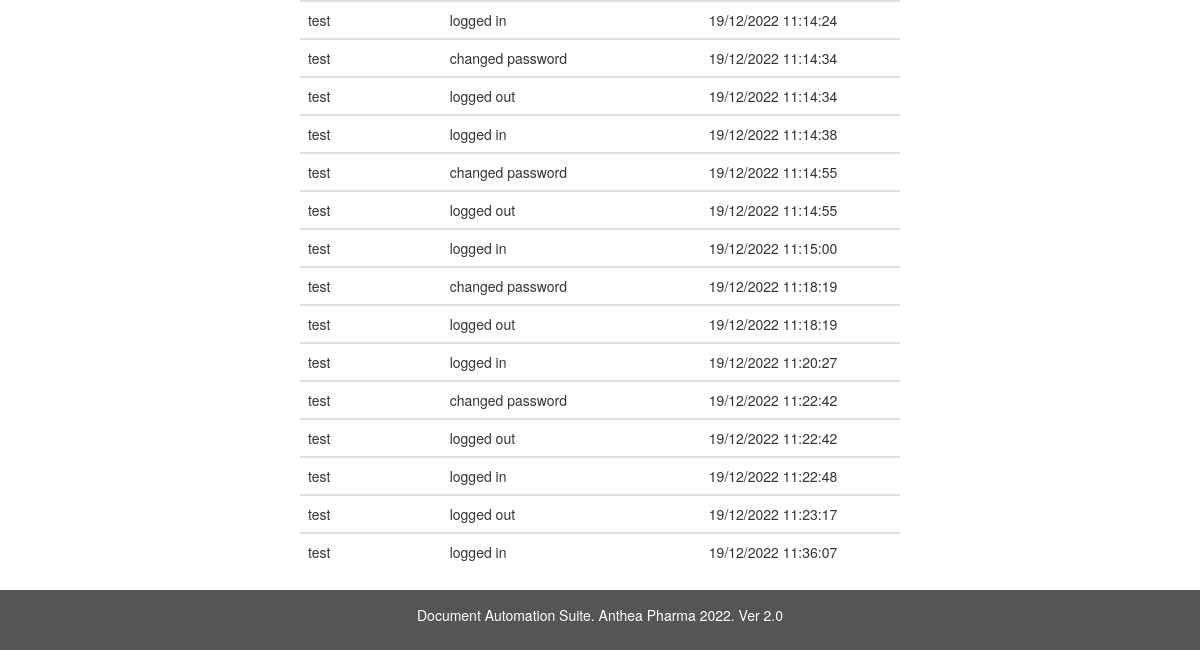
The page /logs (signed in, lower part) on the database as committed earlier.
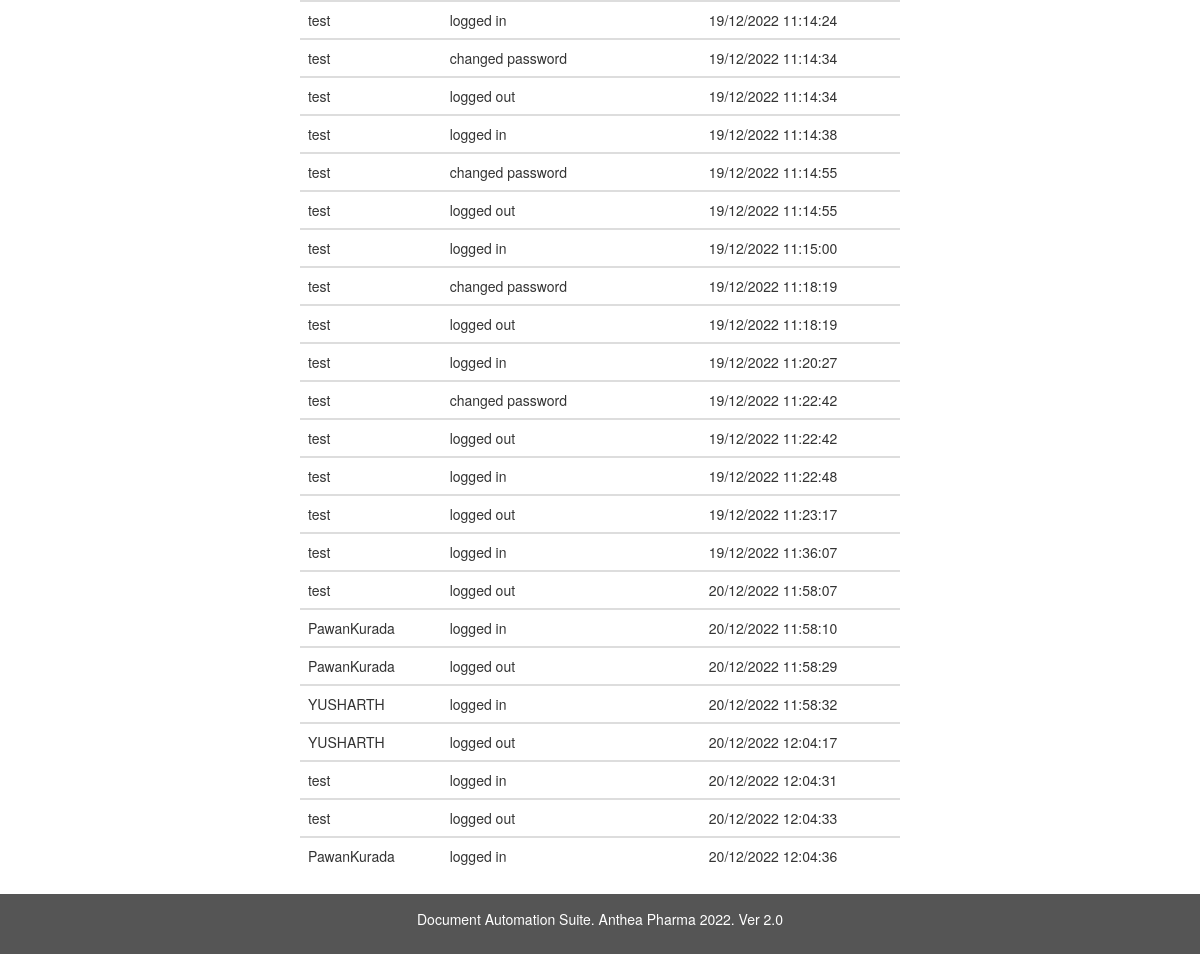
The same page on the database as committed later.
### imp_calc/models.py (models this page shows, shortened)
class Logs(db.Model):
    id = db.Column(db.Integer, primary_key=True)
    user_id =  db.Column(db.Integer,db.ForeignKey('user.id'))
    activity = db.Column(db.String(length=50),nullable = False)
    dt_string = db.Column(db.String(length=60),nullable = False)

class User(db.Model, UserMixin):
    id = db.Column(db.Integer(),primary_key = True)
    is_activate = db.Column(db.Boolean, default=True)
    username = db.Column(db.String(length=12),nullable = False, unique = True)
    role = db.Column(db.String(length=1),nullable=False)
    password_hash = db.Column(db.String(length=60),nullable = False)
    created_at = db.Column(db.DateTime, nullable = False, default= datetime.utcnow)
    logs = relationship("Logs", backref="UserLogs")
    @property
    def is_active(self):
        return self.is_activate
    @property
    def password(self):
        return self.password

### imp_calc/routes.py (the view)
@app.route('/logs')
def RetrieveLogsList():
    print(current_user.role)
    if current_user.role == 'a':
        logs = db.session.query(Logs, User.username).join(User, User.id == Logs.user_id, isouter=True)
    elif current_user.role == 'm':
        print("This is coming till here")
        logs = db.session.query(Logs, User.username).join(User, User.id == Logs.user_id,  isouter=True).filter(or_(User.role == 'u', User.id == current_user.id))
    else:
        logs = db.session.query(Logs, User.username).join(User, User.id == Logs.user_id, isouter=True).filter(current_user.id == Logs.user_id)
    return render_template('datalogs.html',logs = logs)

### imp_calc/models.py (called while the page is built)
@login_manager.user_loader
def load_user(user_id):
    return User.query.get(int(user_id))

### imp_calc/templates/datalogs.html (shortened to what this page needs)
{% extends 'admin.html' %}
{% block main %}
<table class="table">
  {% for log in logs %}
  <tbody>
    <tr>
      {% if log.username!=None %}
      <td>{{log.username}}</td>
      {% else %}
      <td><i>Deleted User</i></td>
      {% endif %}
      <td>{{log.Logs.activity}}</td>
      <td>{{log.Logs.dt_string}}</td>
    </tr>
  </tbody>
  {% endfor %}
</table>
{% endblock %}

### imp_calc/templates/admin.html (shortened to what this page needs)
{% extends 'base.html' %}

### imp_calc/templates/base.html (shortened to what this page needs)
<!DOCTYPE html>
<html lang="en">
<head>
  <link rel="stylesheet" href="https://maxcdn.bootstrapcdn.com/bootstrap/3.4.1/css/bootstrap.min.css">
  <link rel="stylesheet" href="{{ url_for('static', filename='css/admin.css') }}">
  <link rel="stylesheet" href="{{ url_for('static', filename='css/back.css') }}">
  <link rel="stylesheet" href="https://code.jquery.com/ui/1.13.1/themes/base/jquery-ui.css">
</head>
<body>
  <main>
    {% block main %}{% endblock %}
  </main>
  <footer class="container-fluid text-center fixed-bottom">
    <p>Document Automation Suite. Anthea Pharma 2022. Ver 2.0 </p>
  </footer>
</body>

### imp_calc/templates/base.html (style rules this page uses)
.table { display: table; margin: auto; width: 50%; margin-top: 20px; margin-bottom: 20px; }
footer { background-color: #555; color: white; padding: 15px; }

Rows that differ between the two databases and show on the page:
added Logs: username "test", Logs.activity "logged out", Logs.dt_string "20/12/2022 11:58:07"
added Logs: username "PawanKurada", Logs.activity "logged in", Logs.dt_string "20/12/2022 11:58:10"
added Logs: username "PawanKurada", Logs.activity "logged out", Logs.dt_string "20/12/2022 11:58:29"
added Logs: username "YUSHARTH", Logs.activity "logged in", Logs.dt_string "20/12/2022 11:58:32"
added Logs: username "YUSHARTH", Logs.activity "logged out", Logs.dt_string "20/12/2022 12:04:17"
added Logs: username "test", Logs.activity "logged in", Logs.dt_string "20/12/2022 12:04:31"
added Logs: username "test", Logs.activity "logged out", Logs.dt_string "20/12/2022 12:04:33"
added Logs: username "PawanKurada", Logs.activity "logged in", Logs.dt_string "20/12/2022 12:04:36"
